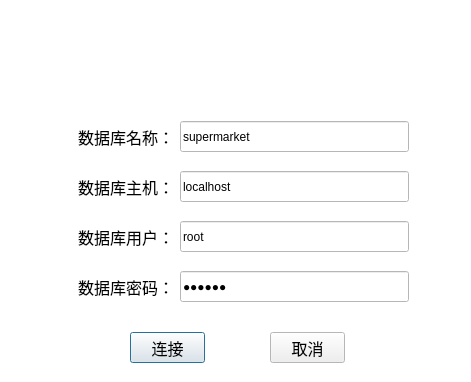
<?xml version="1.0" encoding="UTF-8"?>
<ui version="4.0">
 <class>DatabaseSetClass</class>
 <widget class="QDialog" name="DatabaseSetClass">
  <property name="geometry">
   <rect>
    <x>0</x>
    <y>0</y>
    <width>471</width>
    <height>382</height>
   </rect>
  </property>
  <property name="minimumSize">
   <size>
    <width>471</width>
    <height>382</height>
   </size>
  </property>
  <property name="maximumSize">
   <size>
    <width>471</width>
    <height>382</height>
   </size>
  </property>
  <property name="palette">
   <palette>
    <active>
     <colorrole role="Base">
      <brush brushstyle="SolidPattern">
       <color alpha="255">
        <red>255</red>
        <green>255</green>
        <blue>255</blue>
       </color>
      </brush>
     </colorrole>
     <colorrole role="Window">
      <brush brushstyle="SolidPattern">
       <color alpha="255">
        <red>255</red>
        <green>255</green>
        <blue>255</blue>
       </color>
      </brush>
     </colorrole>
    </active>
    <inactive>
     <colorrole role="Base">
      <brush brushstyle="SolidPattern">
       <color alpha="255">
        <red>255</red>
        <green>255</green>
        <blue>255</blue>
       </color>
      </brush>
     </colorrole>
     <colorrole role="Window">
      <brush brushstyle="SolidPattern">
       <color alpha="255">
        <red>255</red>
        <green>255</green>
        <blue>255</blue>
       </color>
      </brush>
     </colorrole>
    </inactive>
    <disabled>
     <colorrole role="Base">
      <brush brushstyle="SolidPattern">
       <color alpha="255">
        <red>255</red>
        <green>255</green>
        <blue>255</blue>
       </color>
      </brush>
     </colorrole>
     <colorrole role="Window">
      <brush brushstyle="SolidPattern">
       <color alpha="255">
        <red>255</red>
        <green>255</green>
        <blue>255</blue>
       </color>
      </brush>
     </colorrole>
    </disabled>
   </palette>
  </property>
  <property name="windowTitle">
   <string>数据库设置</string>
  </property>
  <property name="windowIcon">
   <iconset resource="management.qrc">
    <normaloff>:/Management/Resources/ico.ico</normaloff>:/Management/Resources/ico.ico</iconset>
  </property>
  <widget class="QPushButton" name="connect2database">
   <property name="geometry">
    <rect>
     <x>130</x>
     <y>332</y>
     <width>75</width>
     <height>31</height>
    </rect>
   </property>
   <property name="font">
    <font>
     <pointsize>12</pointsize>
    </font>
   </property>
   <property name="text">
    <string>连接</string>
   </property>
  </widget>
  <widget class="QPushButton" name="cancel">
   <property name="geometry">
    <rect>
     <x>270</x>
     <y>332</y>
     <width>75</width>
     <height>31</height>
    </rect>
   </property>
   <property name="font">
    <font>
     <pointsize>12</pointsize>
    </font>
   </property>
   <property name="text">
    <string>取消</string>
   </property>
  </widget>
  <widget class="QLabel" name="label_6">
   <property name="geometry">
    <rect>
     <x>0</x>
     <y>0</y>
     <width>471</width>
     <height>97</height>
    </rect>
   </property>
   <property name="styleSheet">
    <string notr="true">border-image: url(:/Management/Resources/database backgroud image.jpg);</string>
   </property>
   <property name="text">
    <string/>
   </property>
  </widget>
  <widget class="QWidget" name="layoutWidget">
   <property name="geometry">
    <rect>
     <x>78</x>
     <y>120</y>
     <width>331</width>
     <height>33</height>
    </rect>
   </property>
   <layout class="QHBoxLayout" name="horizontalLayout">
    <item>
     <widget class="QLabel" name="label_2">
      <property name="font">
       <font>
        <pointsize>12</pointsize>
       </font>
      </property>
      <property name="text">
       <string>数据库名称：</string>
      </property>
     </widget>
    </item>
    <item>
     <widget class="QLineEdit" name="SQLDBName_LE">
      <property name="minimumSize">
       <size>
        <width>0</width>
        <height>31</height>
       </size>
      </property>
      <property name="text">
       <string>supermarket</string>
      </property>
     </widget>
    </item>
   </layout>
  </widget>
  <widget class="QWidget" name="layoutWidget">
   <property name="geometry">
    <rect>
     <x>78</x>
     <y>170</y>
     <width>331</width>
     <height>33</height>
    </rect>
   </property>
   <layout class="QHBoxLayout" name="horizontalLayout_2">
    <item>
     <widget class="QLabel" name="label">
      <property name="font">
       <font>
        <pointsize>12</pointsize>
       </font>
      </property>
      <property name="text">
       <string>数据库主机：</string>
      </property>
     </widget>
    </item>
    <item>
     <widget class="QLineEdit" name="SQLHostName_LE">
      <property name="minimumSize">
       <size>
        <width>0</width>
        <height>31</height>
       </size>
      </property>
      <property name="text">
       <string>localhost</string>
      </property>
     </widget>
    </item>
   </layout>
  </widget>
  <widget class="QWidget" name="layoutWidget">
   <property name="geometry">
    <rect>
     <x>78</x>
     <y>220</y>
     <width>331</width>
     <height>33</height>
    </rect>
   </property>
   <layout class="QHBoxLayout" name="horizontalLayout_3">
    <item>
     <widget class="QLabel" name="label_3">
      <property name="font">
       <font>
        <pointsize>12</pointsize>
       </font>
      </property>
      <property name="text">
       <string>数据库用户：</string>
      </property>
     </widget>
    </item>
    <item>
     <widget class="QLineEdit" name="SQLLoginUser_LE">
      <property name="minimumSize">
       <size>
        <width>0</width>
        <height>31</height>
       </size>
      </property>
      <property name="text">
       <string>root</string>
      </property>
     </widget>
    </item>
   </layout>
  </widget>
  <widget class="QWidget" name="layoutWidget">
   <property name="geometry">
    <rect>
     <x>78</x>
     <y>270</y>
     <width>331</width>
     <height>33</height>
    </rect>
   </property>
   <layout class="QHBoxLayout" name="horizontalLayout_4">
    <item>
     <widget class="QLabel" name="label_4">
      <property name="font">
       <font>
        <pointsize>12</pointsize>
       </font>
      </property>
      <property name="text">
       <string>数据库密码：</string>
      </property>
     </widget>
    </item>
    <item>
     <widget class="QLineEdit" name="SQLLoginPasswd_LE">
      <property name="minimumSize">
       <size>
        <width>0</width>
        <height>31</height>
       </size>
      </property>
      <property name="text">
       <string>chenyf</string>
      </property>
      <property name="echoMode">
       <enum>QLineEdit::Password</enum>
      </property>
     </widget>
    </item>
   </layout>
  </widget>
 </widget>
 <resources>
  <include location="management.qrc"/>
 </resources>
 <connections/>
</ui>
